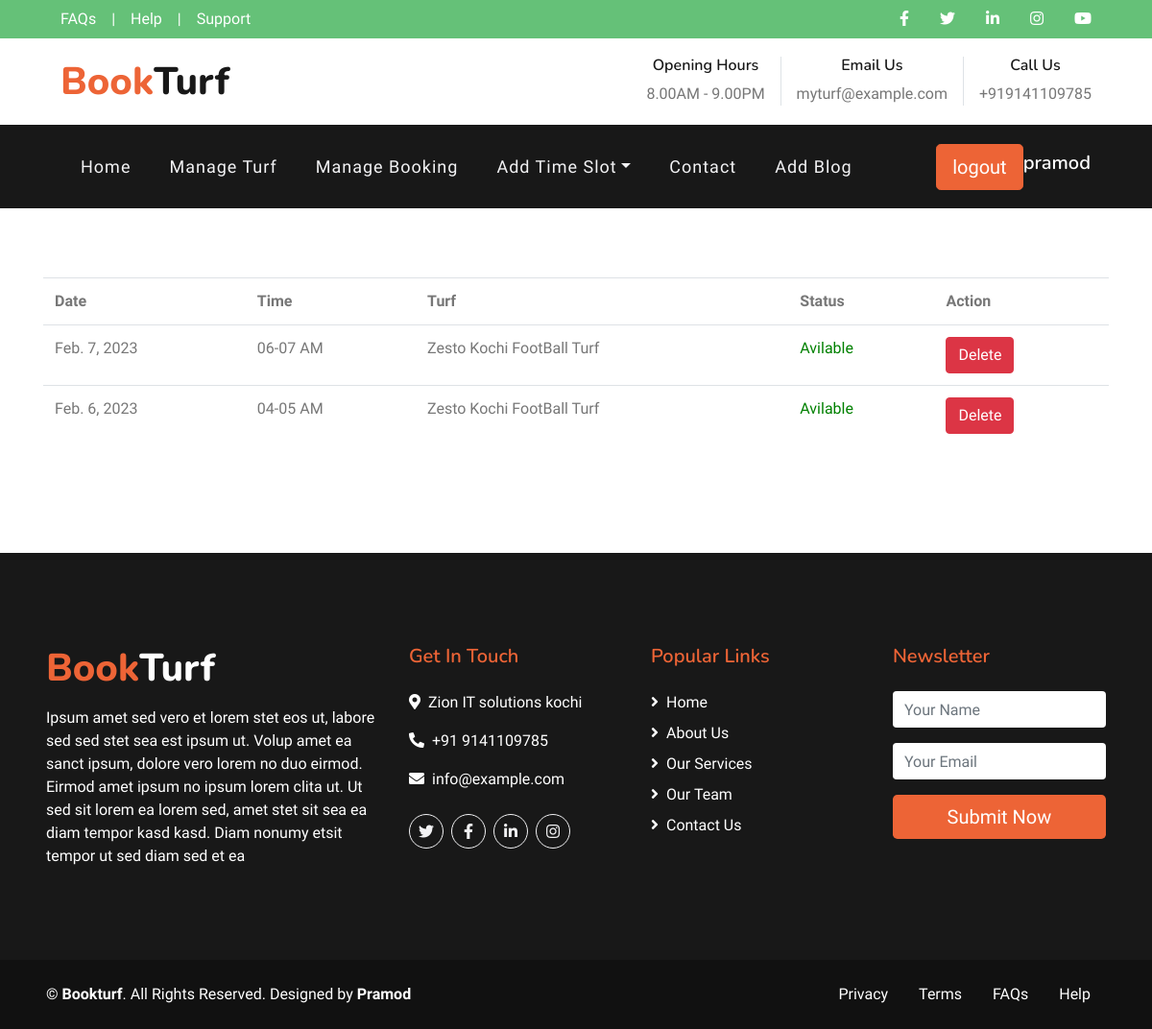
The app's page /SlotList (signed in), older data.
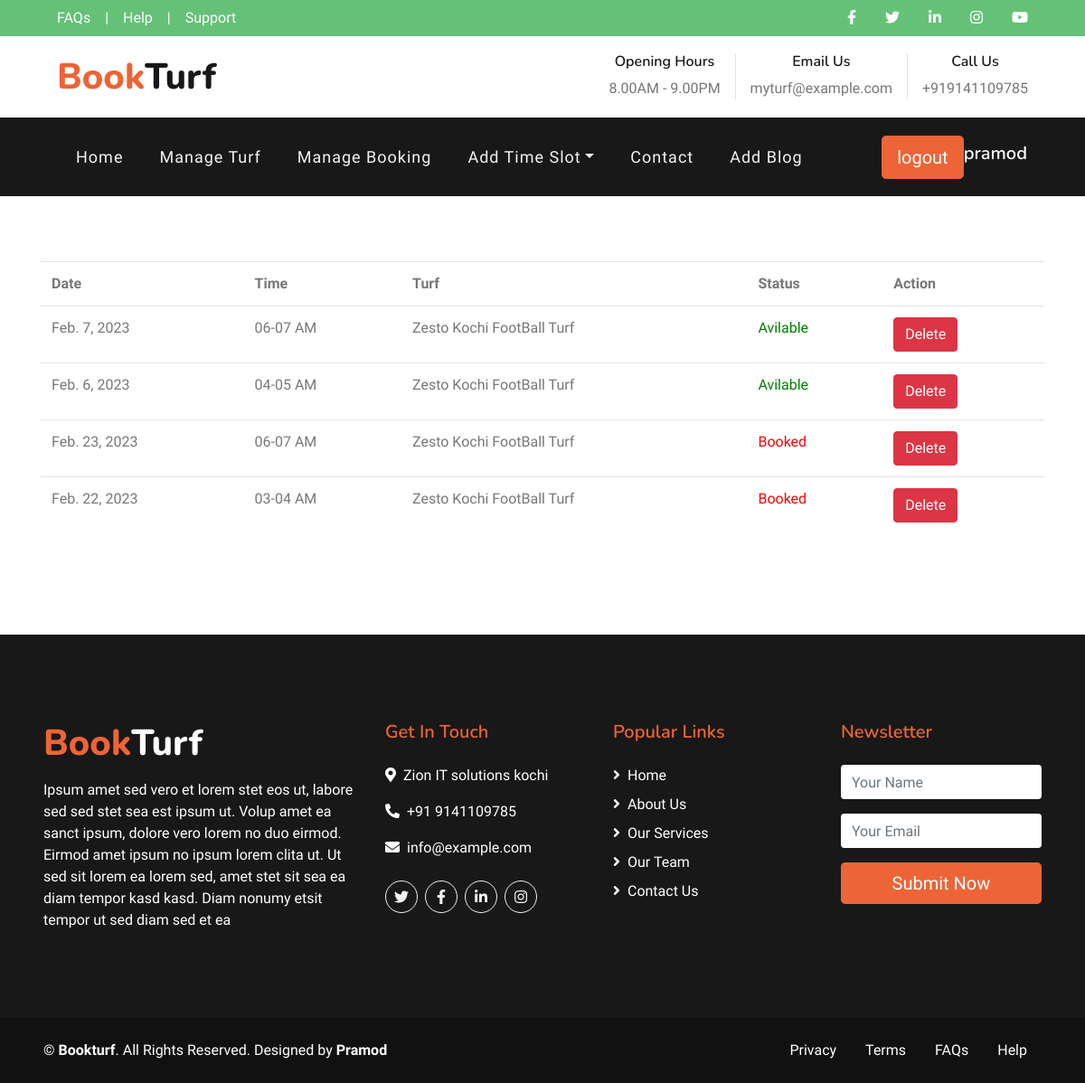
The same page, newer data.
### booking/models.py (models this page shows, shortened)
class TimeSlot(models.Model):
     options = (
          ("01-02 AM","01-02 AM"),
          ("02-03 AM","02-03 AM"),
          ("03-04 AM","03-04 AM"),
          ("04-05 AM","04-05 AM"),
          ("05-06 AM","05-06 AM"),
          ("06-07 AM","06-07 AM"),
          ("07-08 AM","07-08 AM"),
          ("08-09 AM","08-09 AM"),
          ("09-10 AM","10-11 AM"),
          ("11-12 AM","12-01 PM"),
          ("01-02 PM","02-03 PM"),
          ("03-04 PM","04-05 PM"),
          ("05-06 PM","06-07 PM"),
          ("07-08 PM","08-09 PM"),
          ("09-10 PM","10-11 PM"),
          ("11-12 PM","11-12 PM"),
     )
     TimeSlot = models.CharField(max_length=255, choices=options)
     Turf = models.ForeignKey(TurfDetails,on_delete=models.CASCADE)
     Date = models.DateField(auto_now_add=False)
     Booking_status = models.BooleanField(default=False)

class TurfDetails(models.Model):
     option1 = (
     ("Cricket","Cricket"),
     ("FootBall","FootBall"),
     ("Badminton",'Badminton')
     )
     Turf_id = models.AutoField(primary_key=True)
     Turf_area = models.CharField(max_length=200)
     Turf_name =models.CharField(max_length=200)
     Turf_catogary = models.CharField(max_length=200,choices=option1)
     Turf_price = models.CharField(max_length=255)
     Turf_Image = models.FileField(upload_to="Truf_Image")
     def __str__(self):
          return str("{} {} {} Turf".format(self.Turf_name,self.Turf_area,self.Turf_catogary))

### home/views.py (the view)
# urls.py: path("SlotList",views.SlotList,name="SlotList"),
@login_required(login_url="signin")
def SlotList(request):
    slots = TimeSlot.objects.all()
    context = {
        "slots":slots
    }
    return render(request,"slotlist.html",context)

### templates/slotlist.html (shortened to what this page needs)
{% extends 'turf_manager_home.html' %}
{% block turf %}
<br><br><br>
<div class="container">
    <div class="table-container">
        <table class="table">
            <tr>
                <th>Date</th>
                <th>Time</th>
                <th>Turf</th>
                <th>Status</th>
                <th>Action</th>
            </tr>
            {% for slot in slots  %}
            <tr>
                <td>{{slot.Date}}</td>
                <td>{{slot.TimeSlot}}</td>
                <td>{{slot.Turf}}</td>
                {% if slot.Booking_status == False %}
                <td style="color:green">Avilable</td>
                {% else %}
                <td style="color:red">Booked</td>
                {% endif %}
                <td><a href="{%url 'Deleteslot' slot.id %}" class="btn btn-danger">Delete</a></td>
            </tr>
            {% endfor %}
        </table>
    </div>
</div>
{% endblock %}

Row changes from the older to the newer data that the page shows:
added TimeSlot: Date "Feb. 23, 2023", TimeSlot "06-07 AM", Turf "Zesto Kochi FootBall Turf", Booking_status "Booked"
added TimeSlot: Date "Feb. 22, 2023", TimeSlot "03-04 AM", Turf "Zesto Kochi FootBall Turf", Booking_status "Booked"
